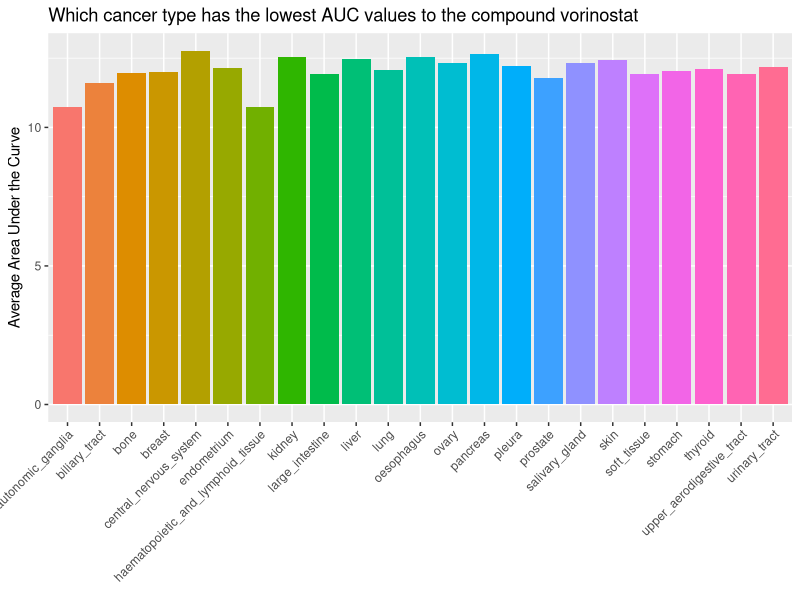
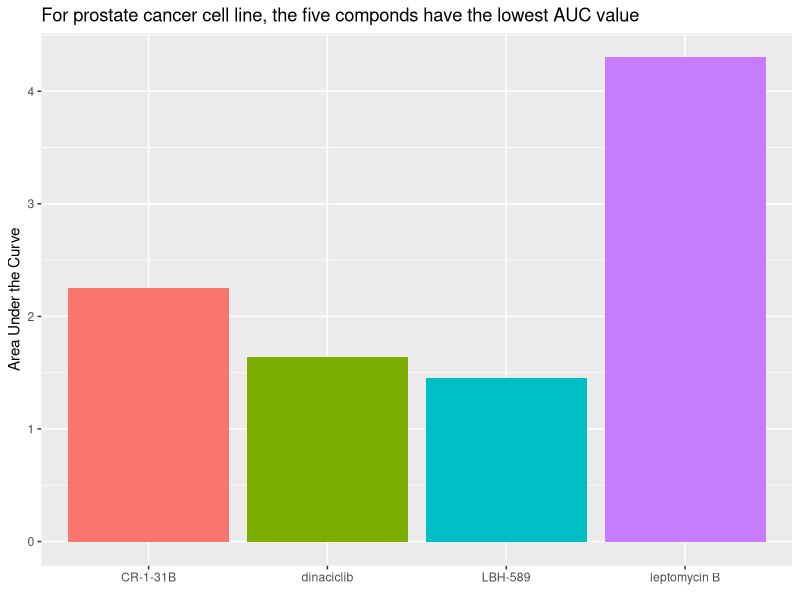
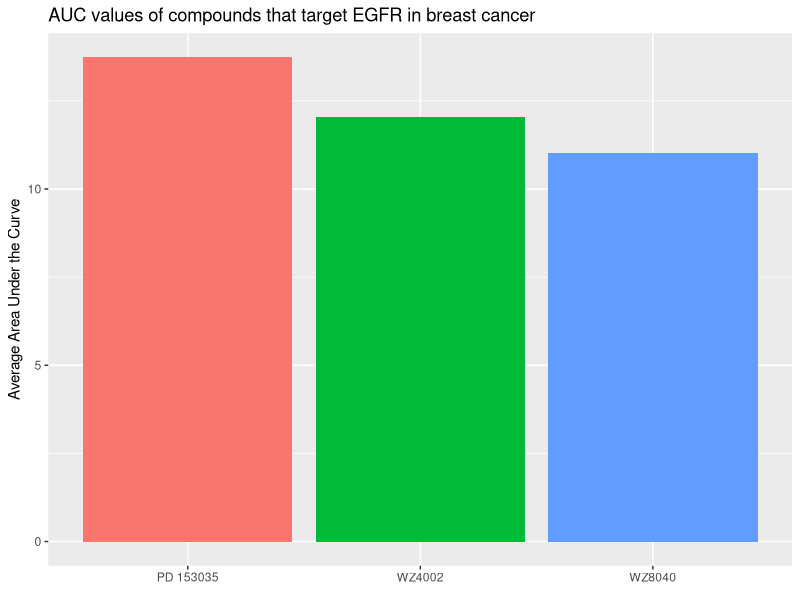

Source code (R) for these figures, in order:
## ---- chunk 1
knitr::opts_chunk$set(echo = TRUE)
library("tidyverse")
library("magrittr")
library("knitr")
library("readr")
## ---- chunk 2
#read dataset
dad_mom<- read.table("dad_mom.txt", header=TRUE) 

#reshape
tidy_dad_mom<- dad_mom %>%
  unite("dad", name_dad, income_dad) %>%
  unite("mom", name_mom, income_mom) %>%
  pivot_longer(c(dad, mom), names_to="parent", values_to="income") %>%
  separate(income, c("name", "income"))

#print
tidy_dad_mom
## ---- chunk 3
#read files
AUC_1 <- read_csv("CTRP_files/AUC_1.csv")
AUC_2 <- read_csv("CTRP_files/AUC_2.csv")
cancer_cell_line_info <- read_csv("CTRP_files/cancer_cell_line_info.csv")
compound_info <- read_csv("CTRP_files/compound_info.csv")
Experiment_info <- read_csv("CTRP_files/Experiment_info.csv")

#glimpse
glimpse(AUC_1)
glimpse(AUC_2)
glimpse(cancer_cell_line_info)
glimpse(compound_info)
glimpse(Experiment_info)

#Since AUC_1 and AUC_2 look like two parrelle data frame with links to the other files, so i join AUC_1 and _2 first, and then combin them with the other files

#join AUC_1 with _2
AUC<- AUC_1 %>%
  bind_rows(AUC_2)

#join auc with other files
total_AUC<- AUC %>%
  inner_join(Experiment_info, by=c("experiment_id"="expt_id")) %>%
  inner_join(compound_info, by="master_cpd_id") %>%
  inner_join(cancer_cell_line_info, by="master_ccl_id") 
## ---- chunk 4
#average AUC of different cancer types
q1<- total_AUC %>%
  select(area_under_curve, cancer_type, cpd_name) %>%
  filter(cpd_name== "vorinostat") %>%
  group_by(cancer_type) %>%
  drop_na(cancer_type) %>%
  summarize(AUC= mean(area_under_curve))
  
#plot
q1 %>%
  ggplot(aes(x=cancer_type, y=AUC, fill=cancer_type))+
  geom_col()+
  labs(title="Which cancer type has the lowest AUC values to the compound vorinostat", x=element_blank(), y="Average Area Under the Curve")+
  theme(axis.text.x=element_text(angle=45, hjust=1))+
  theme(legend.position="none")
## ---- chunk 5
#it returns 0 row when using 22RV1 for ccl_name, unsure why.
total_AUC %>%
  select(ccl_name, cpd_name, area_under_curve) %>%
  filter(ccl_name=="22RV1") %>%
  arrange(area_under_curve)

#instead use prostate as in cancer_type 
q2<- total_AUC %>%
  select(cancer_type, cpd_name, area_under_curve) %>%
  filter(cancer_type=="prostate") %>%
  arrange(area_under_curve)

#select the lowest 5 in terms of auc for plotting
low5<- q2[1:5,] 

low5 %>%
  ggplot(aes(x=cpd_name, y=area_under_curve, fill= cpd_name)) +
  geom_col()+
  labs(title="For prostate cancer cell line, the five componds have the lowest AUC value", x=element_blank(), y="Area Under the Curve")+
  theme(legend.position="none")
## ---- chunk 6
#filter the AUC according to the question
q3<- total_AUC %>%
  select(gene_symbol_of_protein_target, area_under_curve, cpd_name, cancer_type) %>%
  filter(gene_symbol_of_protein_target=="EGFR", cancer_type=="breast") %>%
  group_by(cpd_name) %>%
  summarize(AUC=mean(area_under_curve)) #my filtered cpd_name has only 3 different values instead of 10?

#plot
q3 %>% ggplot(aes(x=cpd_name, y=AUC, fill= cpd_name)) +
  geom_col() +
  labs(title="AUC values of compounds that target EGFR in breast cancer", x=element_blank(), y="Average Area Under the Curve")+
  theme(legend.position="none")
